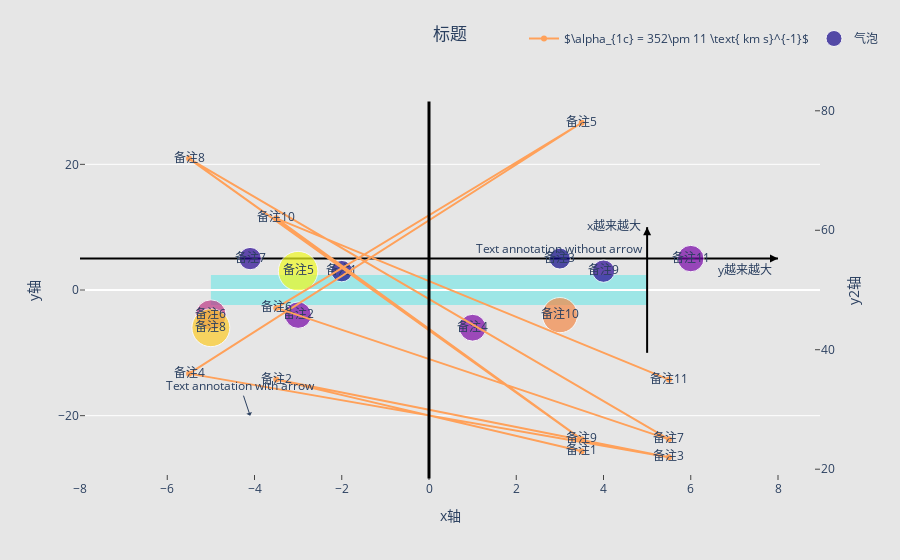

Notebook code cell kept with this figure:
### Code cell
fig = go.Figure()

trace01=go.Scatter(x=[-8,8],y=[5,5],mode='lines',line={'color':'rgb(0,0,0)'},showlegend=False)
trace02=go.Scatter(x=[5,5],y=[-10,10],mode='lines',line={'color':'rgb(0,0,0)'},showlegend=False)
trace03=go.Scatter(x=[5],y=[10],text=['x越来越大'],textposition='middle left',mode='markers+text',
marker={'color':'rgb(0,0,0)','symbol':'arrow-up','size':8},showlegend=False)
trace04=go.Scatter(x=[8],y=[5],text=['y越来越大'],textposition='bottom left',mode='markers+text',
marker={'color':'rgb(0,0,0)','symbol':'arrow-right','size':8},showlegend=False)

trace1=go.Scatter(name='气泡',x=df['因素一'],y=df['因素二'],text=df['备注'],textposition='middle center',mode='markers+text',
    marker=dict(
        color=df['因素四'],
        size=df['因素四']*10,
        sizemode='area',
        sizemin=5
    ))
trace2=go.Scatter(name=r'$\alpha_{1c} = 352\pm 11 \text{ km s}^{-1}$',x=df['因素三'],y=df['因素四'],text=df['备注'],textposition='middle center',mode='markers+lines+text',
    xaxis='x',
    yaxis='y2'
)
fig.add_traces(data=[trace01,trace02,trace03,trace04,trace2,trace1])

fig.add_annotation(x=-4.1, y=-20,
            text="Text annotation with arrow",
            showarrow=True,
            arrowhead=1)
fig.add_annotation(x=3, y=5,
            text="Text annotation without arrow",
            showarrow=False,
            yshift=10)
fig.add_shape(type="line",
    x0=0, y0=-30, x1=0, y1=30,
    line=dict(color="rgb(0,0,0)",width=3)
)
fig.add_shape(type="rect",
    x0=-5, y0=0, x1=5, y1=0,
    line=dict(
        color="rgb(150,230,230)",
        width=30,
    ),
    fillcolor="rgb(0,230,0)",
    opacity=0.9,
    layer="below", #Specifies whether new shapes are drawn below or above traces.
)

layout=go.Layout({
    'paper_bgcolor':'rgb(230,230,230)',
    'plot_bgcolor':'rgb(230,230,230)',
    'title':{'text':'标题','y':0.95,'x':0.5},
    'legend':{'orientation':'h','y':1.2,'x':0.6},
    'xaxis':{'title':'x轴','ticks':'inside','dtick':2,'showgrid':False,'zeroline':False,'zerolinecolor':'rgb(0,0,0)'},
    'yaxis':{'title':'y轴','ticks':'inside','nticks':4},
    'yaxis2':{'title':'y2轴','ticks':'inside','nticks':4,'showgrid':False,'anchor': 'x',"overlaying": 'y','side': 'right'},
    })
fig.update_layout(layout)

fig.show()

### Figure 1 — Plotly figure (JSON) as saved in the notebook; plotly's stock layout.template omitted (floating-point values rounded to 4 significant figures)
{"data": [{"line": {"color": "rgb(0,0,0)"}, "mode": "lines", "showlegend": false, "type": "scatter", "x": [-8, 8], "y": [5, 5]}, {"line": {"color": "rgb(0,0,0)"}, "mode": "lines", "showlegend": false, "type": "scatter", "x": [5, 5], "y": [-10, 10]}, {"marker": {"color": "rgb(0,0,0)", "size": 8, "symbol": "arrow-up"}, "mode": "markers+text", "showlegend": false, "text": ["x越来越大"], "textposition": "middle left", "type": "scatter", "x": [5], "y": [10]}, {"marker": {"color": "rgb(0,0,0)", "size": 8, "symbol": "arrow-right"}, "mode": "markers+text", "showlegend": false, "text": ["y越来越大"], "textposition": "bottom left", "type": "scatter", "x": [8], "y": [5]}, {"mode": "markers+lines+text", "name": "$\\alpha_{1c} = 352\\pm 11 \\text{ km s}^{-1}$", "text": ["备注1", "备注2", "备注3", "备注4", "备注5", "备注6", "备注7", "备注8", "备注9", "备注10", "备注11"], "textposition": "middle center", "type": "scatter", "x": [3.5, -3.5, 5.5, -5.5, 3.5, -3.5, 5.5, -5.5, 3.5, -3.5, 5.5], "xaxis": "x", "y": [23, 35, 22, 36, 78, 47, 25, 72, 25, 62, 35], "yaxis": "y2"}, {"marker": {"color": [23, 35, 22, 36, 78, 47, 25, 72, 25, 62, 35], "size": [230, 350, 220, 360, 780, 470, 250, 720, 250, 620, 350], "sizemin": 5, "sizemode": "area"}, "mode": "markers+text", "name": "气泡", "text": ["备注1", "备注2", "备注3", "备注4", "备注5", "备注6", "备注7", "备注8", "备注9", "备注10", "备注11"], "textposition": "middle center", "type": "scatter", "x": [-2, -3, 3, 1, -3, -5, -4.1, -5, 4, 3, 6], "y": [3, -4, 5, -6, 3, -4, 5, -6, 3, -4, 5]}], "layout": {"annotations": [{"arrowhead": 1, "showarrow": true, "text": "Text annotation with arrow", "x": -4.1, "y": -20}, {"showarrow": false, "text": "Text annotation without arrow", "x": 3, "y": 5, "yshift": 10}], "legend": {"orientation": "h", "x": 0.6, "y": 1.2}, "paper_bgcolor": "rgb(230,230,230)", "plot_bgcolor": "rgb(230,230,230)", "shapes": [{"line": {"color": "rgb(0,0,0)", "width": 3}, "type": "line", "x0": 0, "x1": 0, "y0": -30, "y1": 30}, {"fillcolor": "rgb(0,230,0)", "layer": "below", "line": {"color": "rgb(150,230,230)", "width": 30}, "opacity": 0.9, "type": "rect", "x0": -5, "x1": 5, "y0": 0, "y1": 0}], "title": {"text": "标题", "x": 0.5, "y": 0.95}, "xaxis": {"dtick": 2, "showgrid": false, "ticks": "inside", "title": {"text": "x轴"}, "zeroline": false, "zerolinecolor": "rgb(0,0,0)"}, "yaxis": {"nticks": 4, "ticks": "inside", "title": {"text": "y轴"}}, "yaxis2": {"anchor": "x", "nticks": 4, "overlaying": "y", "showgrid": false, "side": "right", "ticks": "inside", "title": {"text": "y2轴"}}}}
